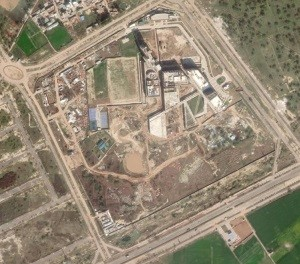
#> input picture data/sat_image_plaksha.jpg, 300 x 264 px
$ jupyter execute lab03_pca_from_scratch.ipynb
#> lines starting #> are read from the running program, lines starting #| are printed output that depends on the picture
# Lab 3: PCA from Scratch for Image Compression

MLPR, Semester 4. Principal Component Analysis implemented with NumPy only (no `sklearn.decomposition.PCA`, as the lab requires). It is applied to a satellite image of the Plaksha campus, which is then reconstructed from different numbers of components.

[cell 1]
import cv2
import numpy as np
import matplotlib.pyplot as plt

image = cv2.imread("data/sat_image_plaksha.jpg")
#> image is the input picture: shape (264, 300, 3); mean B, G, R 116.6, 136.2, 148
gray_image = cv2.cvtColor(image, cv2.COLOR_BGR2GRAY).astype(np.float64)
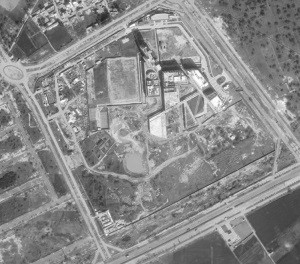
#> gray_image: shape (264, 300) float64; min 35, max 254, mean 137.5

# Each image row is a sample and each column a feature
mean_column = np.mean(gray_image, axis=0)
#> mean_column = 300 values, max 159.2 at index 157, min 111.7 at index 298, mean 137.5
image_mean_subtracted = gray_image - mean_column
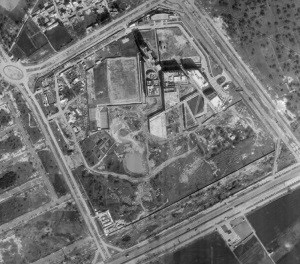
#> image_mean_subtracted: shape (264, 300) float64; min -103, max 127.4, mean 0; drawn with min black and max white

cov_matrix = np.cov(image_mean_subtracted, rowvar=False)
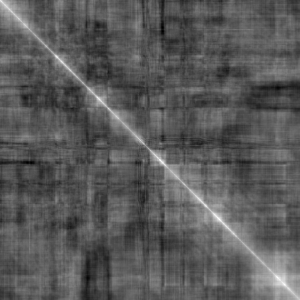
#> cov_matrix: shape (300, 300) float64; min -715.1, max 1729.1, mean 145.8; drawn with min black and max white
eigenvalues, eigenvectors = np.linalg.eigh(cov_matrix)       # symmetric matrix -> real eigenpairs
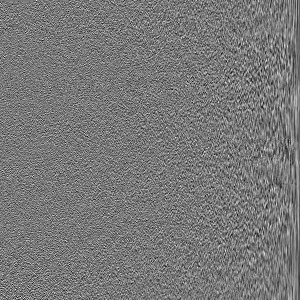
#> eigenvectors: shape (300, 300) float64; min -0.239, max 0.265, mean -7.2e-05; drawn with min black and max white
#> eigenvalues = 300 values from -2.29e-12 to 56329.4
order = np.argsort(eigenvalues)[::-1]
#> order = 300 values, max 299 at index 0, min 0 at index 299, mean 149.5
eigenvalues, eigenvectors = eigenvalues[order], eigenvectors[:, order]
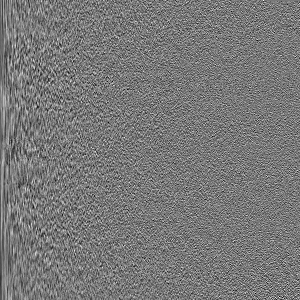
#> eigenvectors: shape (300, 300) float64; min -0.239, max 0.265, mean -7.2e-05; drawn with min black and max white
#> eigenvalues = 300 values, max 56329.4 at index 0, min -2.29e-12 at index 299, mean 1217.5
explained = np.cumsum(eigenvalues) / eigenvalues.sum()
#> explained = 300 values from 0.154 to 1
print("image shape:", gray_image.shape)
#| image shape: (264, 300)

[cell 2]
num_components_list = [10, 20, 30, 40, 50, 60, 91, 300]
fig, axes = plt.subplots(3, 3, figsize=(11, 11))
axes[0, 0].imshow(gray_image, cmap="gray"); axes[0, 0].set_title("Original")
for ax, k in zip(axes.flat[1:], num_components_list):
    W = eigenvectors[:, :k]
    reconstructed = (image_mean_subtracted @ W) @ W.T + mean_column
    ax.imshow(reconstructed, cmap="gray")
    ax.set_title(f"{k} components ({explained[k - 1] * 100:.1f}% variance)")
#> this loop made 8 passes
#> pass 1, `reconstructed = (image_mean_subtracted @ W) @ W.T + mean_column`:
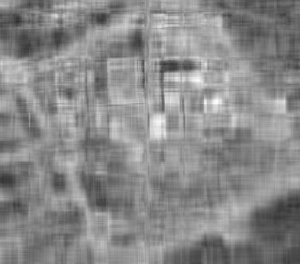
#> reconstructed: shape (264, 300) float64; min 46.49, max 254.2, mean 137.5
#> pass 2, `reconstructed = (image_mean_subtracted @ W) @ W.T + mean_column`:
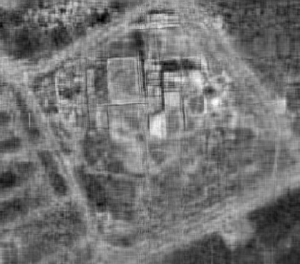
#> reconstructed: shape (264, 300) float64; min 31.55, max 266.4, mean 137.5; drawn with min black and max white
#> pass 3, `W = eigenvectors[:, :k]`:
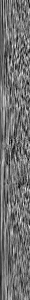
#> W: shape (300, 30) float64; min -0.184, max 0.228, mean -0.000472; drawn with min black and max white
for ax in axes.flat: ax.axis("off")
plt.suptitle("Dimensionality reduction using PCA")
plt.tight_layout()
plt.savefig("images/lab03_pca.png")
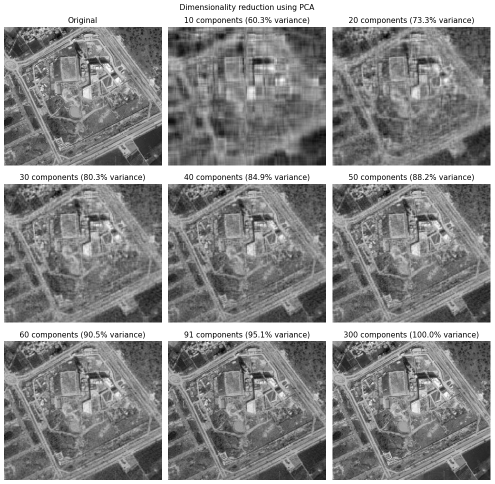
#> figure drawn by matplotlib, 9 panels
plt.show()

[cell 3]
k95 = int(np.argmax(explained >= 0.95)) + 1
#> k95 = 91
print(f"Explained variance with 91 components: {explained[90] * 100:.2f}%")
#| Explained variance with 91 components: 95.06%
print(f"Components needed for 95% of the variance: {k95} of {len(eigenvalues)}")
#| Components needed for 95% of the variance: 91 of 300
plt.plot(np.arange(1, len(explained) + 1), explained * 100)
plt.axhline(95, color="r", ls="--"); plt.axvline(k95, color="r", ls="--")
plt.xlabel("Number of components"); plt.ylabel("Cumulative explained variance (%)")
plt.grid(alpha=0.3); plt.title("Cumulative explained variance")
plt.show()
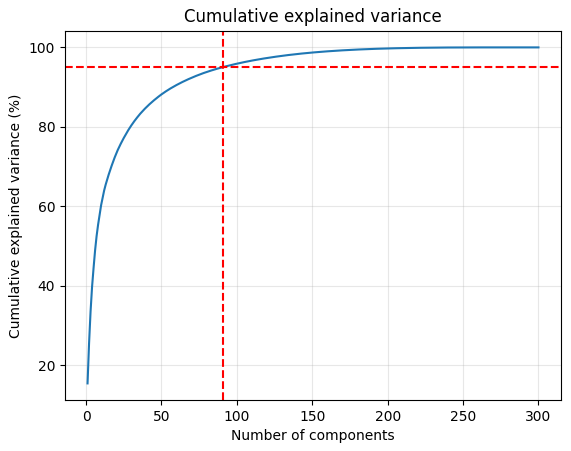
#> figure drawn by matplotlib, 1 panel; curve peaks at x = 263, y = 100
